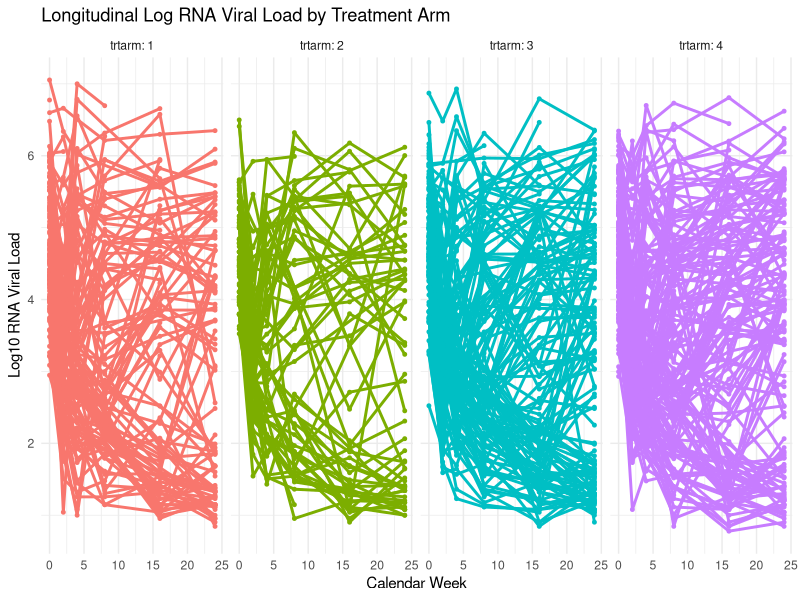
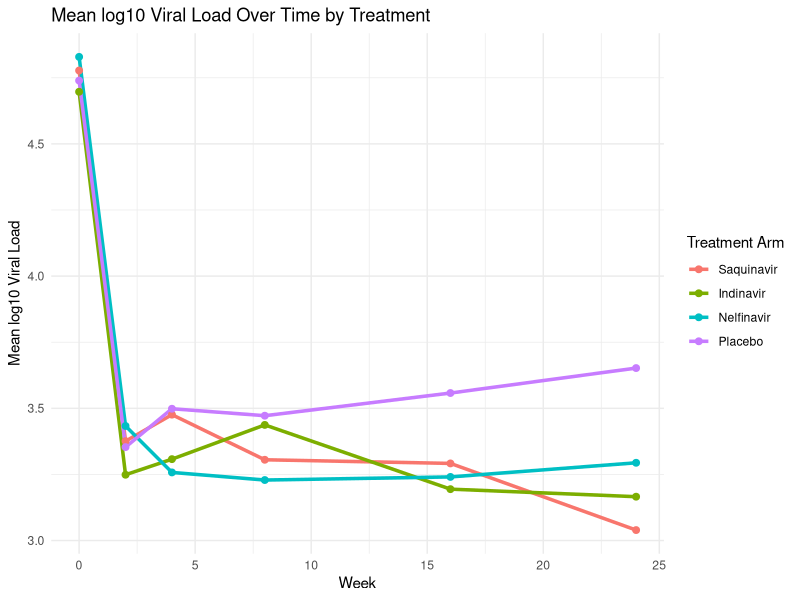
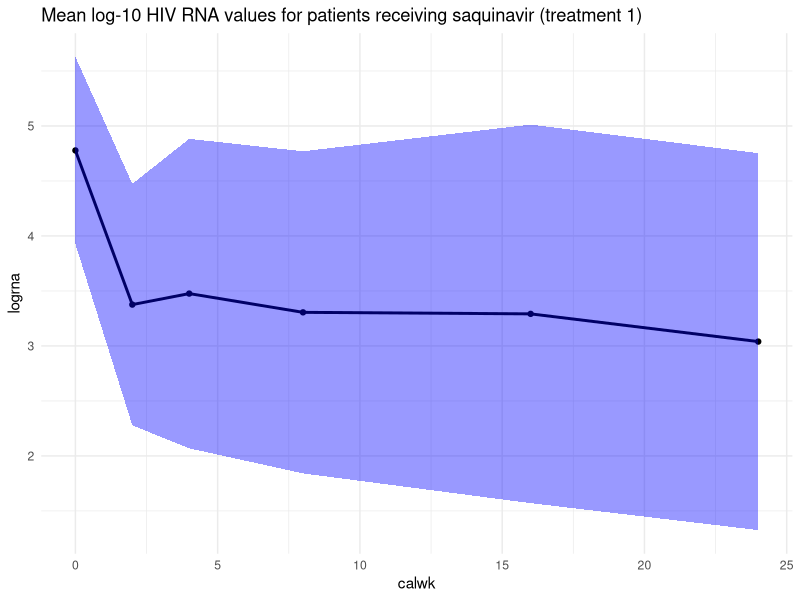
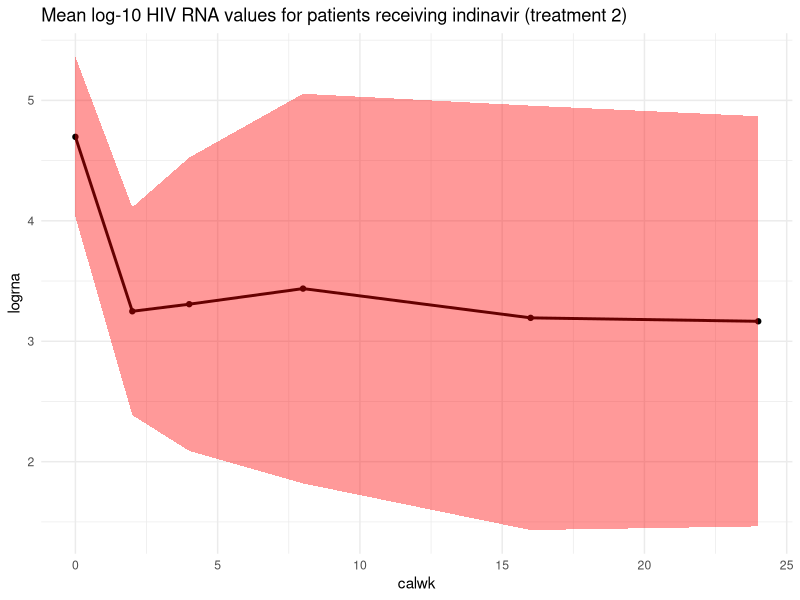
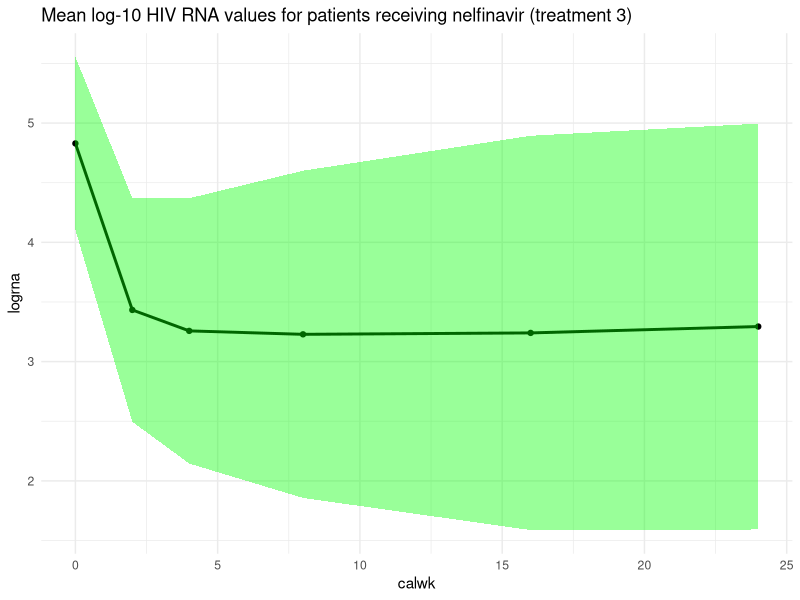
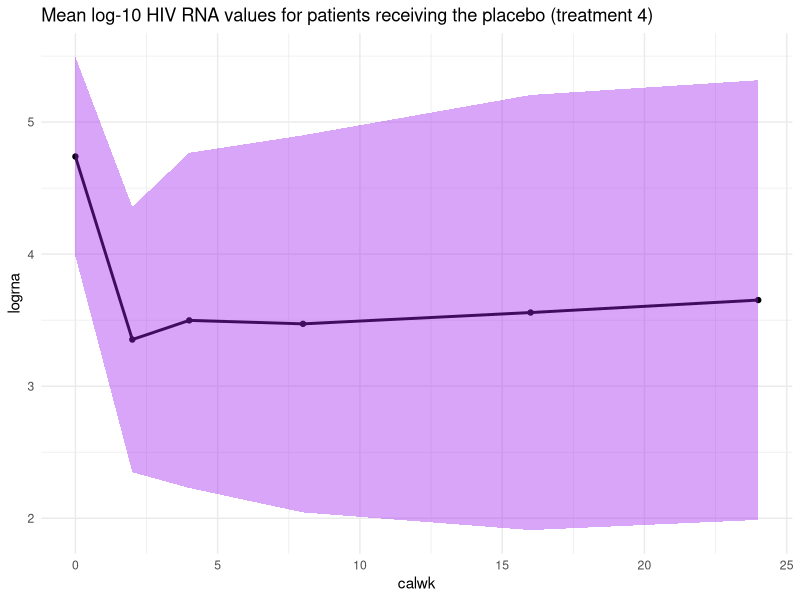
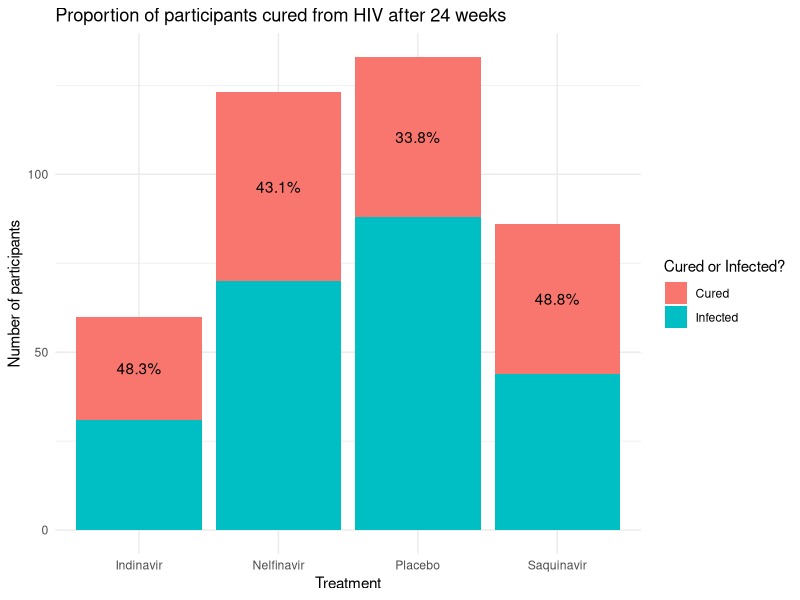

These charts were generated, in order, by the following R code:
library(ggplot2)
library(dplyr)
data=read.table("Data2.txt",header=TRUE)
head(data)

# plot of logrna as a whole
ggplot(data, aes(x = calwk, y = logrna, group = patid, color = factor(trtarm))) +
  geom_line(size = 1) +
  geom_point(size = 1) +
  facet_wrap(~ trtarm, ncol = 4, labeller = label_both) +  # 3 columns: one for each treatment arm
  labs(title = "Longitudinal Log RNA Viral Load by Treatment Arm",
       x = "Calendar Week", y = "Log10 RNA Viral Load", 
  ) +
  theme_minimal() + theme(legend.position = "none")

# separating data (6 measurements per subject for most subjects, m=481)
time <- c(0,2,4,8,16,24)
calwk <- data$calwk
logrna <- as.numeric(data$logrna)
nnrti <- factor(data$nnrti)
txday <- data$txday
cens <- factor(data$cens)
trtarm <- factor(data$trtarm)

# averages for each trtarm
mean_logrna <- aggregate(logrna ~ trtarm + calwk, data = data, FUN = mean, na.rm = TRUE)
ggplot(mean_logrna, aes(x = calwk, y = logrna, color = factor(trtarm), group = trtarm)) +
  geom_line(size = 1.2) +
  geom_point(size = 2) +
  labs(title = "Mean log10 Viral Load Over Time by Treatment", x = "Week",
       y = "Mean log10 Viral Load", 
       color = "Treatment Arm") + 
  scale_color_discrete(labels = 
                         c("Saquinavir", "Indinavir", "Nelfinavir", "Placebo")) +
  theme_minimal()

# creating new data frames that only contain one treatment arm
trt1 <- NULL 
trt2 <- NULL
trt3 <- NULL
trt4 <- NULL
for(i in 1:length(data$patid)){
  if(data$trtarm[i]==1){
    trt1 <- rbind(trt1, data[i,])
  }
  if(data$trtarm[i]==2){
    trt2 <- rbind(trt2, data[i,])
  }
  if(data$trtarm[i]==3){
    trt3 <- rbind(trt3, data[i,])
  }
  if(data$trtarm[i]==4){
    trt4 <- rbind(trt4, data[i,])
  }
}

# calculate the mean and sd logrna values at each time point for each treatment arm
trt1_means <- aggregate(logrna ~ calwk, data = trt1, FUN = mean)
trt2_means <- aggregate(logrna ~ calwk, data = trt2, FUN = mean)
trt3_means <- aggregate(logrna ~ calwk, data = trt3, FUN = mean)
trt4_means <- aggregate(logrna ~ calwk, data = trt4, FUN = mean)
trt1_sd <- aggregate(logrna ~ calwk, data = trt1, FUN= sd)
trt2_sd <- aggregate(logrna ~ calwk, data = trt2, FUN= sd)
trt3_sd <- aggregate(logrna ~ calwk, data = trt3, FUN= sd)
trt4_sd <- aggregate(logrna ~ calwk, data = trt4, FUN= sd)
trt1_mean_sd <- cbind(trt1_means, trt1_sd[,2])
trt2_mean_sd <- cbind(trt2_means, trt2_sd[,2])
trt3_mean_sd <- cbind(trt3_means, trt3_sd[,2])
trt4_mean_sd <- cbind(trt4_means, trt4_sd[,2])

# plotting each treatment arm data (not included in dissertation)
ggplot(trt1_mean_sd, aes(x=calwk, y=logrna)) + geom_line(size=1) + geom_point(size=1.5) +
  geom_ribbon(aes(ymin = trt1_means[,2] - trt1_sd[,2],
                  ymax = trt1_means[,2] + trt1_sd[,2]),
              alpha = 0.4, fill = "blue") + 
  labs(title = 'Mean log-10 HIV RNA values for patients receiving saquinavir (treatment 1)') + theme_minimal()

ggplot(trt2_mean_sd, aes(x=calwk, y=logrna)) + geom_line(size=1) + geom_point(size=1.5) +
  geom_ribbon(aes(ymin = trt2_means[,2] - trt2_sd[,2],
                  ymax = trt2_means[,2] + trt2_sd[,2]),
              alpha = 0.4, fill = "red") + 
  labs(title = 'Mean log-10 HIV RNA values for patients receiving indinavir (treatment 2)') + theme_minimal()

ggplot(trt3_mean_sd, aes(x=calwk, y=logrna)) + geom_line(size=1) + geom_point(size=1.5) +
  geom_ribbon(aes(ymin = trt3_means[,2] - trt3_sd[,2],
                  ymax = trt3_means[,2] + trt3_sd[,2]),
              alpha = 0.4, fill = "green") + 
  labs(title = 'Mean log-10 HIV RNA values for patients receiving nelfinavir (treatment 3)') + theme_minimal()

ggplot(trt4_mean_sd, aes(x=calwk, y=logrna)) + geom_line(size=1) + geom_point(size=1.5) +
  geom_ribbon(aes(ymin = trt4_means[,2] - trt4_sd[,2],
                  ymax = trt4_means[,2] + trt4_sd[,2]),
              alpha = 0.4, fill = "purple") + 
  labs(title = 'Mean log-10 HIV RNA values for patients receiving the placebo (treatment 4)') + theme_minimal()

# Proportions of groups where HIV cured after week 24
# saquinavir:
cured1 <- sum(trt1$logrna < 3 & trt1$calwk == 24)
infected1 <- sum(trt1$logrna >= 3 & trt1$calwk == 24)
cured_percentage1 <- 100 * cured1/(cured1 + infected1)

# indinavir:
cured2 <- sum(trt2$logrna < 3 & trt2$calwk == 24)
infected2 <- sum(trt2$logrna >= 3 & trt2$calwk == 24) 
cured_percentage2 <- 100 * cured2/(cured2 + infected2)

# nelfanavir:
cured3 <- sum(trt3$logrna < 3 & trt3$calwk == 24)
infected3 <- sum(trt3$logrna >= 3 & trt3$calwk == 24) 
cured_percentage3 <- 100 * cured3/(cured3 + infected3)

# placebo:
cured4 <- sum(trt4$logrna < 3 & trt4$calwk == 24)
infected4 <- sum(trt4$logrna >= 3 & trt4$calwk == 24)
cured_percentage4 <- 100 * cured4/(cured4 + infected4)

# bar chart of patients cured after 24 weeks
df_barchart <- data.frame(Treatment = c("Saquinavir", "Saquinavir", 
                                        "Indinavir", "Indinavir", 
                                        "Nelfinavir", "Nelfinavir",
                                        "Placebo", "Placebo"),
                          State = c("Cured", "Infected",
                                     "Cured", "Infected",
                                     "Cured", "Infected",
                                     "Cured", "Infected"),
                          count = c(cured1, infected1,
                                    cured2, infected2,
                                    cured3, infected3,
                                    cured4, infected4),
                          percentage_cured = c(cured_percentage1, NA,
                                               cured_percentage2, NA,
                                               cured_percentage3, NA,
                                               cured_percentage4, NA))
ggplot(df_barchart, aes(x= Treatment, y = count, fill = State)) + 
  geom_bar(stat = "identity") + 
  labs(title = "Proportion of participants cured from HIV after 24 weeks", 
       x = "Treatment", y = "Number of participants", 
       fill = "Cured or Infected?") + 
  geom_text(aes(label = ifelse(!is.na(percentage_cured), paste0(round(percentage_cured,1), "%"), "")),
            position = position_stack(vjust = 0.5)) +
  theme_minimal()
